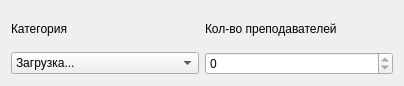
<?xml version="1.0" encoding="UTF-8"?>
<ui version="4.0">
 <class>Report4</class>
 <widget class="QWidget" name="Report4">
  <property name="geometry">
   <rect>
    <x>0</x>
    <y>0</y>
    <width>404</width>
    <height>86</height>
   </rect>
  </property>
  <property name="windowTitle">
   <string>Form</string>
  </property>
  <layout class="QGridLayout" name="gridLayout">
   <item row="1" column="0">
    <widget class="QComboBox" name="comboBox">
     <item>
      <property name="text">
       <string>Загрузка...</string>
      </property>
     </item>
    </widget>
   </item>
   <item row="0" column="1">
    <widget class="QLabel" name="label_2">
     <property name="text">
      <string>Кол-во преподавателей</string>
     </property>
    </widget>
   </item>
   <item row="0" column="0">
    <widget class="QLabel" name="label">
     <property name="text">
      <string>Категория</string>
     </property>
    </widget>
   </item>
   <item row="1" column="1">
    <widget class="QSpinBox" name="spinBox">
     <property name="enabled">
      <bool>true</bool>
     </property>
     <property name="readOnly">
      <bool>true</bool>
     </property>
    </widget>
   </item>
  </layout>
 </widget>
 <resources/>
 <connections/>
</ui>
